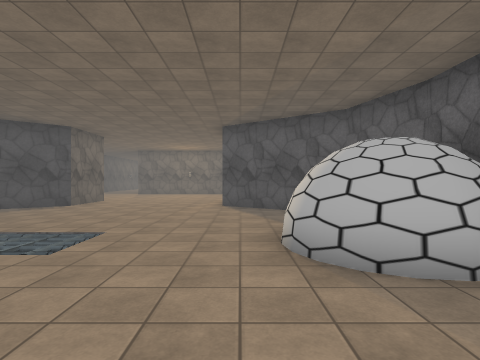
[1] (above)

16 first-person views from a walk through a 3-D level made in the Unity game engine. The camera is 1.5 m above the floor, looks level and sees 80° across. The floor is counted in squares, 2 m on a side. Each view is taken from the middle of a square. On the plan, view 1 faces up. The plan holds only what a view shows up to about 10 squares ahead; the rest is blank. The place goes on beyond the plan. The player character is not drawn. Some animated figures are left out. Door leaves are left out, so doorways stand open. Some surface patterns are stand-ins.

[2]
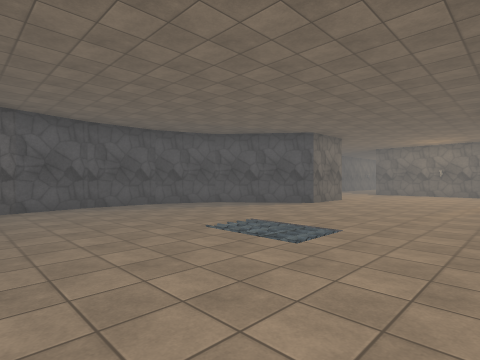

[3]
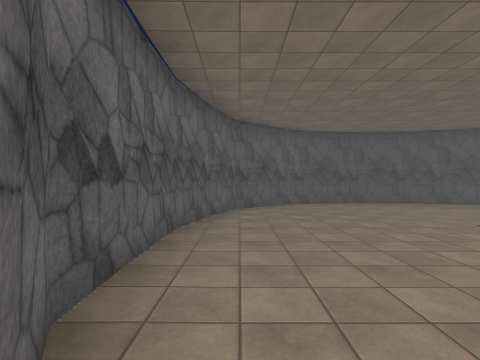

[4]
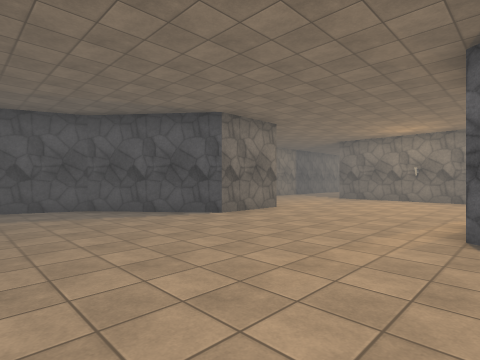

[5]
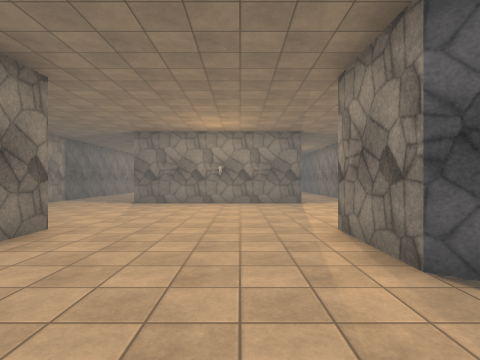

[6]
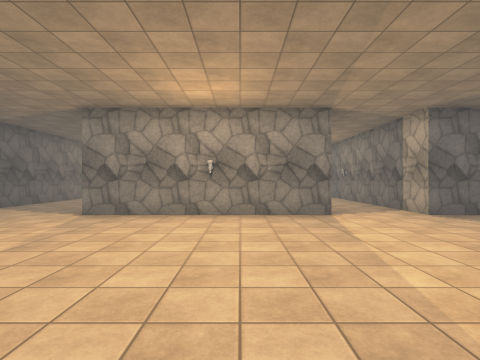

[7]
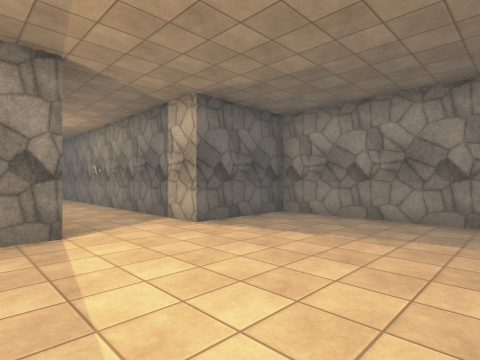

[8]
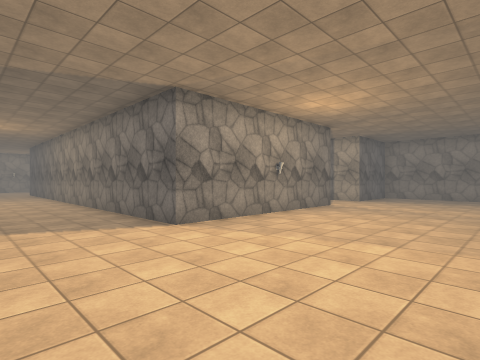

[9]
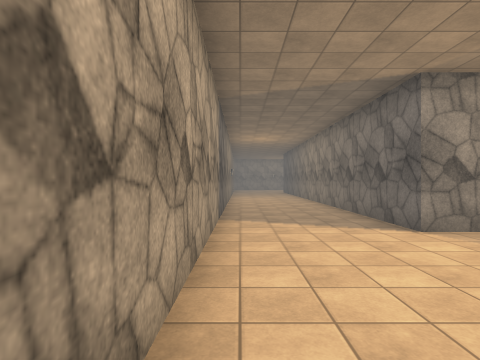

[10]
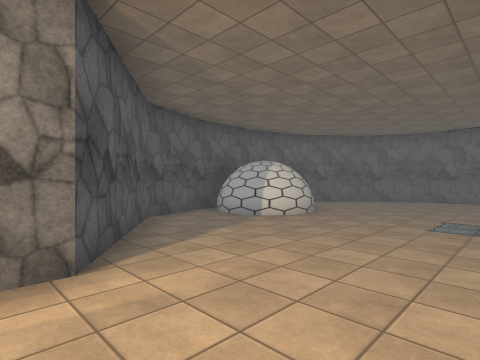

[11]
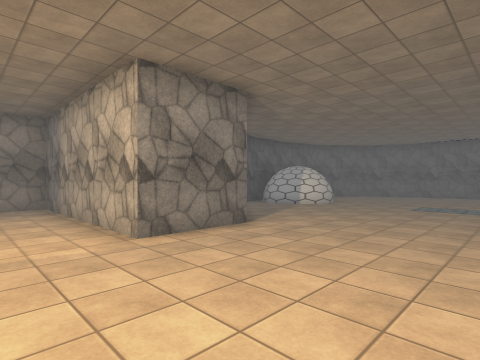

[12]
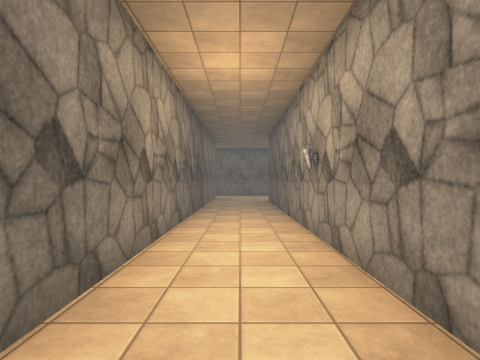

[13]
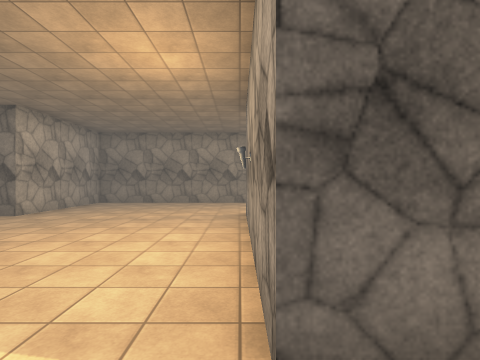

[14]
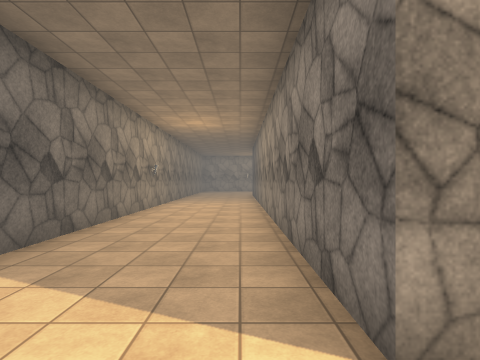

[15]
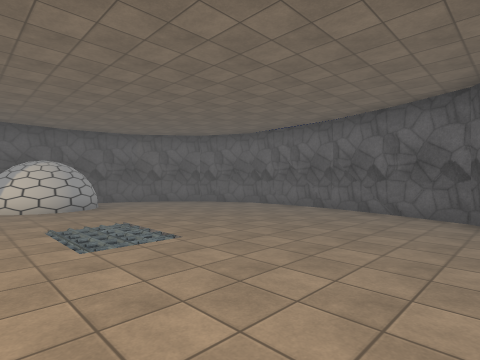

[16]
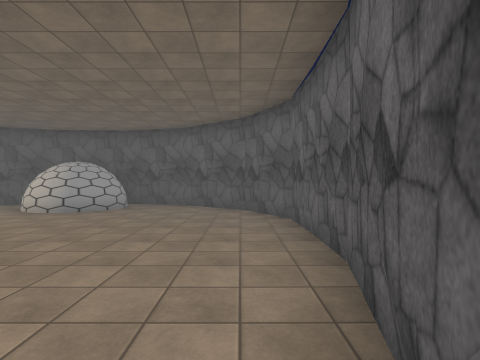

### Floor plan
Points are (right, up) in squares from view 1. A wall is a line through its corners. A room is listed if a view was taken in it or the views show most of it. See-through windows are left out.
Room 1 (views 1, 2, 3, 4, 5, 6, 7, 8, 9, 10, 11, 12, 13, 14, 15, 16)
walls: (1, 4.3) (1.5, 4.6); (1.3, 4.5) (1.9, 4.6); (0.8, 4.1) (1.1, 4.4); (1.7, 4.5) (2.1, 4.5) (2.5, 4.3); (0.6, 3) (0.5, 3.4) (0.6, 3.7) (0.9, 4.3); (0.8, 3) (0.7, 3.6) (0.9, 4); (0.7, 2.7) (0.5, 3.2); (2.9, 4.3) (2.3, 6.3) (-0.5, 8.3) (-0.5, 10.4) (4.6, 10.4) (4.6, 15.1) (2, 15.1) (2, 25.5); (1, 2.4) (0.6, 2.8); (1.5, 2.3) (1.1, 2.6); (-8.3, 2.6) (-7.9, 0.7) (-6.3, -1.1) (-5, -1.6); (1.8, 2.2) (0.9, 2.3); (2.1, 2.3) (1.4, 2.2) (0.8, 2.5); (-5.1, -1.6) (-3.4, -2); (-3.5, -2) (-0.5, -2) (1.1, -1.1) (2.5, 0.7) (3, 2.5); (-8.4, 24) (-8.4, 10.4) (-4.9, 10.4) (-4.9, 8.3) (-7.5, 6.3) (-8.2, 4.4) (-8.3, 2.5); (0, 25.5) (0, 15.1) (-5.4, 15.1) (-5.4, 23.8)

Positions as (right, up) in squares from view 1, and headings:
1: (0, 0), facing up
2: (0, 0), facing up-left
3: (1, -1), facing left
4: (0, 4), facing up-left
5: (-2, 6), facing up
6: (-2, 9), facing up
7: (-1, 11), facing up-right
8: (-8, 11), facing up-right
9: (-8, 11), facing up
10: (-3, 9), facing down-right
11: (-4, 12), facing down-right
12: (1, 16), facing up
13: (1, 15), facing left
14: (-6, 14), facing up
15: (-7, 5), facing down-right
16: (-6, -1), facing right
